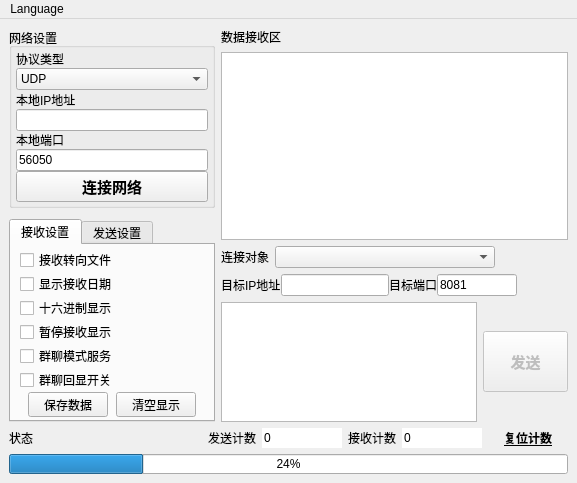
<?xml version="1.0" encoding="UTF-8"?>
<ui version="4.0">
 <class>MainWindow</class>
 <widget class="QMainWindow" name="MainWindow">
  <property name="geometry">
   <rect>
    <x>0</x>
    <y>0</y>
    <width>577</width>
    <height>483</height>
   </rect>
  </property>
  <property name="windowTitle">
   <string>网络调试助手</string>
  </property>
  <widget class="QWidget" name="centralwidget">
   <layout class="QVBoxLayout" name="verticalLayout_3">
    <item>
     <layout class="QHBoxLayout" name="horizontalLayout_5">
      <item>
       <layout class="QVBoxLayout" name="verticalLayout">
        <property name="spacing">
         <number>2</number>
        </property>
        <item>
         <widget class="QGroupBox" name="groupBox_2">
          <property name="sizePolicy">
           <sizepolicy hsizetype="Expanding" vsizetype="Expanding">
            <horstretch>0</horstretch>
            <verstretch>0</verstretch>
           </sizepolicy>
          </property>
          <property name="minimumSize">
           <size>
            <width>160</width>
            <height>180</height>
           </size>
          </property>
          <property name="maximumSize">
           <size>
            <width>350</width>
            <height>500</height>
           </size>
          </property>
          <property name="autoFillBackground">
           <bool>true</bool>
          </property>
          <property name="title">
           <string>网络设置</string>
          </property>
          <property name="alignment">
           <set>Qt::AlignLeading|Qt::AlignLeft|Qt::AlignTop</set>
          </property>
          <property name="flat">
           <bool>false</bool>
          </property>
          <property name="checkable">
           <bool>false</bool>
          </property>
          <layout class="QVBoxLayout" name="verticalLayout_7">
           <property name="spacing">
            <number>0</number>
           </property>
           <property name="leftMargin">
            <number>4</number>
           </property>
           <property name="topMargin">
            <number>2</number>
           </property>
           <property name="rightMargin">
            <number>4</number>
           </property>
           <property name="bottomMargin">
            <number>3</number>
           </property>
           <item>
            <widget class="QLabel" name="label">
             <property name="lineWidth">
              <number>0</number>
             </property>
             <property name="text">
              <string>协议类型</string>
             </property>
             <property name="margin">
              <number>0</number>
             </property>
            </widget>
           </item>
           <item>
            <widget class="QComboBox" name="cBoxNetType">
             <property name="sizePolicy">
              <sizepolicy hsizetype="Preferred" vsizetype="Preferred">
               <horstretch>0</horstretch>
               <verstretch>0</verstretch>
              </sizepolicy>
             </property>
             <item>
              <property name="text">
               <string>UDP</string>
              </property>
             </item>
             <item>
              <property name="text">
               <string>TCP服务器</string>
              </property>
             </item>
             <item>
              <property name="text">
               <string>TCP客户端</string>
              </property>
             </item>
            </widget>
           </item>
           <item>
            <widget class="QLabel" name="label_IP">
             <property name="text">
              <string>本地IP地址</string>
             </property>
            </widget>
           </item>
           <item>
            <widget class="QLineEdit" name="lEditIpAddr">
             <property name="sizePolicy">
              <sizepolicy hsizetype="Preferred" vsizetype="Preferred">
               <horstretch>0</horstretch>
               <verstretch>0</verstretch>
              </sizepolicy>
             </property>
             <property name="inputMask">
              <string/>
             </property>
            </widget>
           </item>
           <item>
            <widget class="QLabel" name="label_Port">
             <property name="text">
              <string>本地端口</string>
             </property>
            </widget>
           </item>
           <item>
            <widget class="QLineEdit" name="lEditIpPort">
             <property name="sizePolicy">
              <sizepolicy hsizetype="Preferred" vsizetype="Preferred">
               <horstretch>0</horstretch>
               <verstretch>0</verstretch>
              </sizepolicy>
             </property>
             <property name="layoutDirection">
              <enum>Qt::LeftToRight</enum>
             </property>
             <property name="inputMask">
              <string/>
             </property>
             <property name="text">
              <string>56050</string>
             </property>
            </widget>
           </item>
           <item>
            <widget class="QPushButton" name="pBtnNetCnnt">
             <property name="sizePolicy">
              <sizepolicy hsizetype="Preferred" vsizetype="Preferred">
               <horstretch>0</horstretch>
               <verstretch>0</verstretch>
              </sizepolicy>
             </property>
             <property name="minimumSize">
              <size>
               <width>0</width>
               <height>30</height>
              </size>
             </property>
             <property name="maximumSize">
              <size>
               <width>350</width>
               <height>60</height>
              </size>
             </property>
             <property name="font">
              <font>
               <pointsize>11</pointsize>
               <weight>75</weight>
               <bold>true</bold>
              </font>
             </property>
             <property name="text">
              <string>连接网络</string>
             </property>
             <property name="icon">
              <iconset>
               <activeoff>NetOff.png</activeoff>
               <activeon>NetOn.png</activeon>
               <selectedoff>:/qrc/NetOff.png</selectedoff>
               <selectedon>:/qrc/NetOn.png</selectedon>
              </iconset>
             </property>
             <property name="iconSize">
              <size>
               <width>20</width>
               <height>20</height>
              </size>
             </property>
             <property name="checkable">
              <bool>true</bool>
             </property>
            </widget>
           </item>
          </layout>
         </widget>
        </item>
        <item>
         <spacer name="verticalSpacer_2">
          <property name="orientation">
           <enum>Qt::Vertical</enum>
          </property>
          <property name="sizeHint" stdset="0">
           <size>
            <width>152</width>
            <height>13</height>
           </size>
          </property>
         </spacer>
        </item>
        <item>
         <widget class="QTabWidget" name="Tabs_SndRcv">
          <property name="sizePolicy">
           <sizepolicy hsizetype="Expanding" vsizetype="Expanding">
            <horstretch>0</horstretch>
            <verstretch>0</verstretch>
           </sizepolicy>
          </property>
          <property name="minimumSize">
           <size>
            <width>165</width>
            <height>150</height>
           </size>
          </property>
          <property name="maximumSize">
           <size>
            <width>350</width>
            <height>500</height>
           </size>
          </property>
          <property name="currentIndex">
           <number>0</number>
          </property>
          <widget class="QWidget" name="tab">
           <attribute name="title">
            <string>接收设置</string>
           </attribute>
           <layout class="QVBoxLayout" name="verticalLayout_8">
            <property name="spacing">
             <number>2</number>
            </property>
            <property name="topMargin">
             <number>3</number>
            </property>
            <property name="bottomMargin">
             <number>3</number>
            </property>
            <item>
             <layout class="QVBoxLayout" name="verticalLayout_5">
              <property name="spacing">
               <number>0</number>
              </property>
              <property name="bottomMargin">
               <number>0</number>
              </property>
              <item>
               <layout class="QVBoxLayout" name="verticalLayout_4">
                <property name="spacing">
                 <number>0</number>
                </property>
                <item>
                 <widget class="QCheckBox" name="StartRcvFile">
                  <property name="sizePolicy">
                   <sizepolicy hsizetype="Preferred" vsizetype="Fixed">
                    <horstretch>0</horstretch>
                    <verstretch>0</verstretch>
                   </sizepolicy>
                  </property>
                  <property name="text">
                   <string>接收转向文件</string>
                  </property>
                 </widget>
                </item>
                <item>
                 <widget class="QCheckBox" name="cBox_ShowRcvTime">
                  <property name="sizePolicy">
                   <sizepolicy hsizetype="Preferred" vsizetype="Fixed">
                    <horstretch>0</horstretch>
                    <verstretch>0</verstretch>
                   </sizepolicy>
                  </property>
                  <property name="text">
                   <string>显示接收日期</string>
                  </property>
                 </widget>
                </item>
                <item>
                 <widget class="QCheckBox" name="cBox_RcvHexDisp">
                  <property name="sizePolicy">
                   <sizepolicy hsizetype="Preferred" vsizetype="Fixed">
                    <horstretch>0</horstretch>
                    <verstretch>0</verstretch>
                   </sizepolicy>
                  </property>
                  <property name="text">
                   <string>十六进制显示</string>
                  </property>
                 </widget>
                </item>
                <item>
                 <widget class="QCheckBox" name="cBox_PauseShowRcv">
                  <property name="sizePolicy">
                   <sizepolicy hsizetype="Preferred" vsizetype="Fixed">
                    <horstretch>0</horstretch>
                    <verstretch>0</verstretch>
                   </sizepolicy>
                  </property>
                  <property name="text">
                   <string>暂停接收显示</string>
                  </property>
                 </widget>
                </item>
                <item>
                 <widget class="QCheckBox" name="cBox_chatMode">
                  <property name="sizePolicy">
                   <sizepolicy hsizetype="Preferred" vsizetype="Fixed">
                    <horstretch>0</horstretch>
                    <verstretch>0</verstretch>
                   </sizepolicy>
                  </property>
                  <property name="text">
                   <string>群聊模式服务</string>
                  </property>
                 </widget>
                </item>
                <item>
                 <widget class="QCheckBox" name="cBox_echoMode">
                  <property name="sizePolicy">
                   <sizepolicy hsizetype="Preferred" vsizetype="Fixed">
                    <horstretch>0</horstretch>
                    <verstretch>0</verstretch>
                   </sizepolicy>
                  </property>
                  <property name="text">
                   <string>群聊回显开关</string>
                  </property>
                 </widget>
                </item>
               </layout>
              </item>
              <item>
               <spacer name="verticalSpacer">
                <property name="orientation">
                 <enum>Qt::Vertical</enum>
                </property>
                <property name="sizeHint" stdset="0">
                 <size>
                  <width>20</width>
                  <height>0</height>
                 </size>
                </property>
               </spacer>
              </item>
              <item>
               <layout class="QHBoxLayout" name="horizontalLayout_6">
                <item>
                 <widget class="QPushButton" name="pBtnSaveRcvData">
                  <property name="sizePolicy">
                   <sizepolicy hsizetype="Fixed" vsizetype="Fixed">
                    <horstretch>0</horstretch>
                    <verstretch>0</verstretch>
                   </sizepolicy>
                  </property>
                  <property name="minimumSize">
                   <size>
                    <width>0</width>
                    <height>24</height>
                   </size>
                  </property>
                  <property name="text">
                   <string>保存数据</string>
                  </property>
                 </widget>
                </item>
                <item>
                 <widget class="QPushButton" name="pBtnClearRcvDisp">
                  <property name="sizePolicy">
                   <sizepolicy hsizetype="Fixed" vsizetype="Fixed">
                    <horstretch>0</horstretch>
                    <verstretch>0</verstretch>
                   </sizepolicy>
                  </property>
                  <property name="minimumSize">
                   <size>
                    <width>0</width>
                    <height>24</height>
                   </size>
                  </property>
                  <property name="text">
                   <string>清空显示</string>
                  </property>
                 </widget>
                </item>
               </layout>
              </item>
             </layout>
            </item>
           </layout>
          </widget>
          <widget class="QWidget" name="tab_2">
           <attribute name="title">
            <string>发送设置</string>
           </attribute>
           <layout class="QVBoxLayout" name="verticalLayout_9">
            <property name="spacing">
             <number>2</number>
            </property>
            <property name="topMargin">
             <number>3</number>
            </property>
            <property name="bottomMargin">
             <number>3</number>
            </property>
            <item>
             <layout class="QVBoxLayout" name="verticalLayout_6">
              <property name="spacing">
               <number>0</number>
              </property>
              <item>
               <widget class="QCheckBox" name="cBoxStartSndFile">
                <property name="sizePolicy">
                 <sizepolicy hsizetype="Minimum" vsizetype="Minimum">
                  <horstretch>0</horstretch>
                  <verstretch>0</verstretch>
                 </sizepolicy>
                </property>
                <property name="text">
                 <string>启用文件数据源...</string>
                </property>
               </widget>
              </item>
              <item>
               <widget class="QCheckBox" name="cBox_AntoClearSnd">
                <property name="sizePolicy">
                 <sizepolicy hsizetype="Minimum" vsizetype="Minimum">
                  <horstretch>0</horstretch>
                  <verstretch>0</verstretch>
                 </sizepolicy>
                </property>
                <property name="text">
                 <string>发送完自动清空</string>
                </property>
               </widget>
              </item>
              <item>
               <widget class="QCheckBox" name="cBox_SndHexDisp">
                <property name="sizePolicy">
                 <sizepolicy hsizetype="Minimum" vsizetype="Minimum">
                  <horstretch>0</horstretch>
                  <verstretch>0</verstretch>
                 </sizepolicy>
                </property>
                <property name="text">
                 <string>按十六进制发送</string>
                </property>
               </widget>
              </item>
              <item>
               <widget class="QCheckBox" name="cBoxLoopSnd">
                <property name="sizePolicy">
                 <sizepolicy hsizetype="Minimum" vsizetype="Minimum">
                  <horstretch>0</horstretch>
                  <verstretch>0</verstretch>
                 </sizepolicy>
                </property>
                <property name="text">
                 <string>数据源循环发送</string>
                </property>
               </widget>
              </item>
              <item>
               <layout class="QHBoxLayout" name="horizontalLayout_7">
                <property name="spacing">
                 <number>1</number>
                </property>
                <item>
                 <widget class="QLabel" name="label_4">
                  <property name="enabled">
                   <bool>true</bool>
                  </property>
                  <property name="sizePolicy">
                   <sizepolicy hsizetype="Preferred" vsizetype="Preferred">
                    <horstretch>0</horstretch>
                    <verstretch>0</verstretch>
                   </sizepolicy>
                  </property>
                  <property name="baseSize">
                   <size>
                    <width>0</width>
                    <height>0</height>
                   </size>
                  </property>
                  <property name="text">
                   <string>间隔</string>
                  </property>
                  <property name="textFormat">
                   <enum>Qt::PlainText</enum>
                  </property>
                  <property name="scaledContents">
                   <bool>false</bool>
                  </property>
                  <property name="alignment">
                   <set>Qt::AlignLeading|Qt::AlignLeft|Qt::AlignVCenter</set>
                  </property>
                 </widget>
                </item>
                <item>
                 <widget class="QLineEdit" name="lEdit_Interval_ms">
                  <property name="maximumSize">
                   <size>
                    <width>70</width>
                    <height>16777215</height>
                   </size>
                  </property>
                  <property name="inputMask">
                   <string>D9999</string>
                  </property>
                  <property name="text">
                   <string>1000</string>
                  </property>
                 </widget>
                </item>
                <item>
                 <widget class="QLabel" name="label_5">
                  <property name="text">
                   <string>毫秒</string>
                  </property>
                  <property name="alignment">
                   <set>Qt::AlignLeading|Qt::AlignLeft|Qt::AlignVCenter</set>
                  </property>
                 </widget>
                </item>
                <item>
                 <spacer name="horizontalSpacer_2">
                  <property name="orientation">
                   <enum>Qt::Horizontal</enum>
                  </property>
                  <property name="sizeHint" stdset="0">
                   <size>
                    <width>20</width>
                    <height>20</height>
                   </size>
                  </property>
                 </spacer>
                </item>
               </layout>
              </item>
              <item>
               <spacer name="verticalSpacer_4">
                <property name="orientation">
                 <enum>Qt::Vertical</enum>
                </property>
                <property name="sizeHint" stdset="0">
                 <size>
                  <width>135</width>
                  <height>13</height>
                 </size>
                </property>
               </spacer>
              </item>
              <item>
               <layout class="QHBoxLayout" name="horizontalLayout_8">
                <property name="spacing">
                 <number>1</number>
                </property>
                <item>
                 <widget class="QPushButton" name="pBtnLoadSndData">
                  <property name="sizePolicy">
                   <sizepolicy hsizetype="Fixed" vsizetype="Fixed">
                    <horstretch>0</horstretch>
                    <verstretch>0</verstretch>
                   </sizepolicy>
                  </property>
                  <property name="minimumSize">
                   <size>
                    <width>0</width>
                    <height>24</height>
                   </size>
                  </property>
                  <property name="text">
                   <string>载入数据</string>
                  </property>
                 </widget>
                </item>
                <item>
                 <widget class="QPushButton" name="pBtnClearSndDisp">
                  <property name="sizePolicy">
                   <sizepolicy hsizetype="Fixed" vsizetype="Fixed">
                    <horstretch>0</horstretch>
                    <verstretch>0</verstretch>
                   </sizepolicy>
                  </property>
                  <property name="minimumSize">
                   <size>
                    <width>0</width>
                    <height>24</height>
                   </size>
                  </property>
                  <property name="text">
                   <string>清空显示</string>
                  </property>
                 </widget>
                </item>
               </layout>
              </item>
             </layout>
            </item>
           </layout>
          </widget>
         </widget>
        </item>
       </layout>
      </item>
      <item>
       <layout class="QVBoxLayout" name="verticalLayout_2">
        <item>
         <layout class="QGridLayout" name="gridLayout">
          <item row="1" column="0">
           <widget class="QPlainTextEdit" name="ReceiveTextEdit">
            <property name="readOnly">
             <bool>true</bool>
            </property>
           </widget>
          </item>
          <item row="0" column="0">
           <widget class="QLabel" name="label_9">
            <property name="text">
             <string>数据接收区</string>
            </property>
           </widget>
          </item>
         </layout>
        </item>
        <item>
         <layout class="QHBoxLayout" name="horizontalLayout_3">
          <item>
           <widget class="QLabel" name="labelClients">
            <property name="sizePolicy">
             <sizepolicy hsizetype="Fixed" vsizetype="Preferred">
              <horstretch>0</horstretch>
              <verstretch>0</verstretch>
             </sizepolicy>
            </property>
            <property name="text">
             <string>连接对象</string>
            </property>
           </widget>
          </item>
          <item>
           <widget class="QComboBox" name="cBoxClients">
            <property name="sizePolicy">
             <sizepolicy hsizetype="Expanding" vsizetype="Preferred">
              <horstretch>0</horstretch>
              <verstretch>0</verstretch>
             </sizepolicy>
            </property>
            <property name="minimumSize">
             <size>
              <width>220</width>
              <height>0</height>
             </size>
            </property>
            <property name="maximumSize">
             <size>
              <width>400</width>
              <height>60</height>
             </size>
            </property>
           </widget>
          </item>
          <item>
           <widget class="QLabel" name="labelSpaceClients">
            <property name="sizePolicy">
             <sizepolicy hsizetype="Expanding" vsizetype="Fixed">
              <horstretch>0</horstretch>
              <verstretch>0</verstretch>
             </sizepolicy>
            </property>
            <property name="minimumSize">
             <size>
              <width>0</width>
              <height>0</height>
             </size>
            </property>
            <property name="text">
             <string/>
            </property>
           </widget>
          </item>
         </layout>
        </item>
        <item>
         <layout class="QHBoxLayout" name="horizontalLayout_2">
          <property name="spacing">
           <number>0</number>
          </property>
          <item>
           <widget class="QLabel" name="labelUdp">
            <property name="sizePolicy">
             <sizepolicy hsizetype="Fixed" vsizetype="Preferred">
              <horstretch>0</horstretch>
              <verstretch>0</verstretch>
             </sizepolicy>
            </property>
            <property name="text">
             <string>目标IP地址</string>
            </property>
           </widget>
          </item>
          <item>
           <widget class="QLineEdit" name="lEditUdpIP">
            <property name="sizePolicy">
             <sizepolicy hsizetype="Preferred" vsizetype="Preferred">
              <horstretch>0</horstretch>
              <verstretch>0</verstretch>
             </sizepolicy>
            </property>
            <property name="minimumSize">
             <size>
              <width>80</width>
              <height>0</height>
             </size>
            </property>
            <property name="maximumSize">
             <size>
              <width>160</width>
              <height>16777215</height>
             </size>
            </property>
            <property name="inputMask">
             <string/>
            </property>
            <property name="text">
             <string/>
            </property>
           </widget>
          </item>
          <item>
           <widget class="QLabel" name="labelUdp1">
            <property name="sizePolicy">
             <sizepolicy hsizetype="Preferred" vsizetype="Preferred">
              <horstretch>0</horstretch>
              <verstretch>0</verstretch>
             </sizepolicy>
            </property>
            <property name="text">
             <string>目标端口</string>
            </property>
           </widget>
          </item>
          <item>
           <widget class="QLineEdit" name="lEditUdpPort">
            <property name="sizePolicy">
             <sizepolicy hsizetype="Preferred" vsizetype="Preferred">
              <horstretch>0</horstretch>
              <verstretch>0</verstretch>
             </sizepolicy>
            </property>
            <property name="minimumSize">
             <size>
              <width>40</width>
              <height>0</height>
             </size>
            </property>
            <property name="maximumSize">
             <size>
              <width>80</width>
              <height>16777215</height>
             </size>
            </property>
            <property name="inputMask">
             <string/>
            </property>
            <property name="text">
             <string>8081</string>
            </property>
           </widget>
          </item>
          <item>
           <widget class="QLabel" name="labelSpaceUdp">
            <property name="sizePolicy">
             <sizepolicy hsizetype="Expanding" vsizetype="Fixed">
              <horstretch>0</horstretch>
              <verstretch>0</verstretch>
             </sizepolicy>
            </property>
            <property name="minimumSize">
             <size>
              <width>0</width>
              <height>0</height>
             </size>
            </property>
            <property name="lineWidth">
             <number>0</number>
            </property>
            <property name="text">
             <string/>
            </property>
           </widget>
          </item>
         </layout>
        </item>
        <item>
         <layout class="QHBoxLayout" name="horizontalLayout_4">
          <item>
           <widget class="QPlainTextEdit" name="tEditSendText">
            <property name="sizePolicy">
             <sizepolicy hsizetype="Expanding" vsizetype="Fixed">
              <horstretch>0</horstretch>
              <verstretch>0</verstretch>
             </sizepolicy>
            </property>
            <property name="maximumSize">
             <size>
              <width>16777215</width>
              <height>120</height>
             </size>
            </property>
           </widget>
          </item>
          <item>
           <widget class="QPushButton" name="pBtnSendData">
            <property name="enabled">
             <bool>false</bool>
            </property>
            <property name="sizePolicy">
             <sizepolicy hsizetype="Fixed" vsizetype="Fixed">
              <horstretch>0</horstretch>
              <verstretch>0</verstretch>
             </sizepolicy>
            </property>
            <property name="minimumSize">
             <size>
              <width>85</width>
              <height>61</height>
             </size>
            </property>
            <property name="maximumSize">
             <size>
              <width>75</width>
              <height>61</height>
             </size>
            </property>
            <property name="font">
             <font>
              <family>SimSun-ExtB</family>
              <pointsize>11</pointsize>
              <weight>75</weight>
              <bold>true</bold>
             </font>
            </property>
            <property name="text">
             <string>发送</string>
            </property>
           </widget>
          </item>
         </layout>
        </item>
       </layout>
      </item>
     </layout>
    </item>
    <item>
     <layout class="QHBoxLayout" name="horizontalLayout">
      <item>
       <widget class="QLabel" name="label_2">
        <property name="text">
         <string>状态</string>
        </property>
       </widget>
      </item>
      <item>
       <widget class="QLabel" name="CurState">
        <property name="minimumSize">
         <size>
          <width>120</width>
          <height>16</height>
         </size>
        </property>
        <property name="styleSheet">
         <string notr="true"/>
        </property>
        <property name="text">
         <string/>
        </property>
       </widget>
      </item>
      <item>
       <spacer name="horizontalSpacer">
        <property name="orientation">
         <enum>Qt::Horizontal</enum>
        </property>
        <property name="sizeHint" stdset="0">
         <size>
          <width>20</width>
          <height>20</height>
         </size>
        </property>
       </spacer>
      </item>
      <item>
       <widget class="QLabel" name="label_6">
        <property name="sizePolicy">
         <sizepolicy hsizetype="Preferred" vsizetype="Preferred">
          <horstretch>0</horstretch>
          <verstretch>0</verstretch>
         </sizepolicy>
        </property>
        <property name="minimumSize">
         <size>
          <width>0</width>
          <height>16</height>
         </size>
        </property>
        <property name="maximumSize">
         <size>
          <width>16777215</width>
          <height>36</height>
         </size>
        </property>
        <property name="text">
         <string>发送计数</string>
        </property>
       </widget>
      </item>
      <item>
       <widget class="QLineEdit" name="lEdit_SndCnt">
        <property name="minimumSize">
         <size>
          <width>50</width>
          <height>16</height>
         </size>
        </property>
        <property name="maximumSize">
         <size>
          <width>80</width>
          <height>36</height>
         </size>
        </property>
        <property name="styleSheet">
         <string notr="true">border-color: rgb(85, 255, 255);</string>
        </property>
        <property name="text">
         <string>0</string>
        </property>
        <property name="frame">
         <bool>false</bool>
        </property>
        <property name="readOnly">
         <bool>true</bool>
        </property>
       </widget>
      </item>
      <item>
       <widget class="QLabel" name="label_7">
        <property name="sizePolicy">
         <sizepolicy hsizetype="Preferred" vsizetype="Fixed">
          <horstretch>0</horstretch>
          <verstretch>0</verstretch>
         </sizepolicy>
        </property>
        <property name="minimumSize">
         <size>
          <width>0</width>
          <height>20</height>
         </size>
        </property>
        <property name="maximumSize">
         <size>
          <width>16777215</width>
          <height>36</height>
         </size>
        </property>
        <property name="text">
         <string>接收计数</string>
        </property>
       </widget>
      </item>
      <item>
       <widget class="QLineEdit" name="lEdit_RcvCnt">
        <property name="sizePolicy">
         <sizepolicy hsizetype="Fixed" vsizetype="Fixed">
          <horstretch>0</horstretch>
          <verstretch>0</verstretch>
         </sizepolicy>
        </property>
        <property name="minimumSize">
         <size>
          <width>50</width>
          <height>16</height>
         </size>
        </property>
        <property name="maximumSize">
         <size>
          <width>80</width>
          <height>36</height>
         </size>
        </property>
        <property name="autoFillBackground">
         <bool>false</bool>
        </property>
        <property name="text">
         <string>0</string>
        </property>
        <property name="frame">
         <bool>false</bool>
        </property>
        <property name="readOnly">
         <bool>true</bool>
        </property>
       </widget>
      </item>
      <item>
       <widget class="QPushButton" name="pBtnResetCnt">
        <property name="minimumSize">
         <size>
          <width>70</width>
          <height>16</height>
         </size>
        </property>
        <property name="maximumSize">
         <size>
          <width>160</width>
          <height>40</height>
         </size>
        </property>
        <property name="font">
         <font>
          <weight>75</weight>
          <bold>true</bold>
          <underline>true</underline>
         </font>
        </property>
        <property name="cursor">
         <cursorShape>PointingHandCursor</cursorShape>
        </property>
        <property name="styleSheet">
         <string notr="true"/>
        </property>
        <property name="text">
         <string>复位计数</string>
        </property>
        <property name="autoDefault">
         <bool>true</bool>
        </property>
        <property name="flat">
         <bool>true</bool>
        </property>
       </widget>
      </item>
     </layout>
    </item>
    <item>
     <widget class="QProgressBar" name="SndProgressBar">
      <property name="maximumSize">
       <size>
        <width>16777215</width>
        <height>20</height>
       </size>
      </property>
      <property name="value">
       <number>24</number>
      </property>
      <property name="textVisible">
       <bool>true</bool>
      </property>
     </widget>
    </item>
   </layout>
  </widget>
  <widget class="QMenuBar" name="menubar">
   <property name="geometry">
    <rect>
     <x>0</x>
     <y>0</y>
     <width>577</width>
     <height>22</height>
    </rect>
   </property>
   <widget class="QMenu" name="menu">
    <property name="title">
     <string>Language</string>
    </property>
    <addaction name="actionChinese"/>
    <addaction name="actionEnglish"/>
   </widget>
   <addaction name="menu"/>
  </widget>
  <action name="actionChinese">
   <property name="text">
    <string>中文</string>
   </property>
  </action>
  <action name="actionEnglish">
   <property name="text">
    <string>English</string>
   </property>
  </action>
 </widget>
 <resources/>
 <connections/>
</ui>
